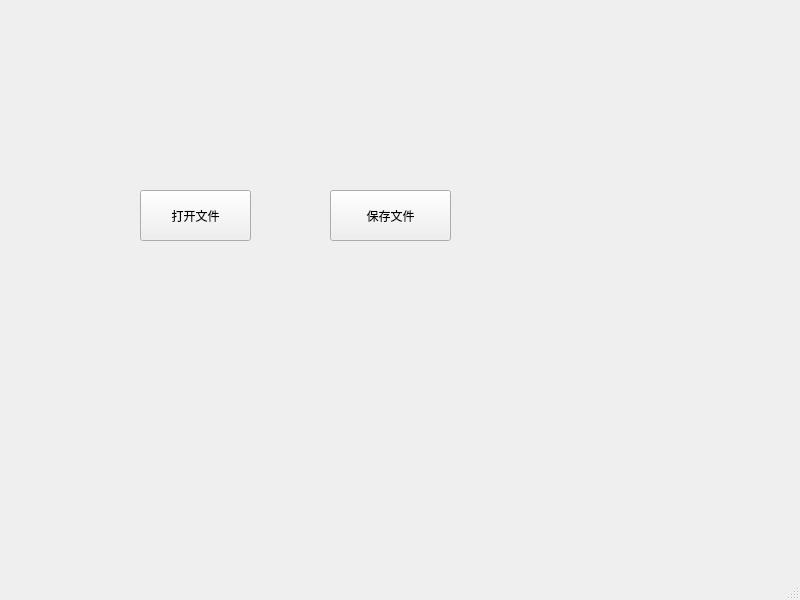
<?xml version="1.0" encoding="UTF-8"?>
<ui version="4.0">
 <class>MainWindow</class>
 <widget class="QMainWindow" name="MainWindow">
  <property name="geometry">
   <rect>
    <x>0</x>
    <y>0</y>
    <width>800</width>
    <height>600</height>
   </rect>
  </property>
  <property name="windowTitle">
   <string>MainWindow</string>
  </property>
  <widget class="QWidget" name="centralwidget">
   <widget class="QPushButton" name="pushButton">
    <property name="geometry">
     <rect>
      <x>140</x>
      <y>190</y>
      <width>111</width>
      <height>51</height>
     </rect>
    </property>
    <property name="text">
     <string>打开文件</string>
    </property>
   </widget>
   <widget class="QPushButton" name="pushButton_2">
    <property name="geometry">
     <rect>
      <x>330</x>
      <y>190</y>
      <width>121</width>
      <height>51</height>
     </rect>
    </property>
    <property name="text">
     <string>保存文件</string>
    </property>
   </widget>
  </widget>
  <widget class="QMenuBar" name="menubar">
   <property name="geometry">
    <rect>
     <x>0</x>
     <y>0</y>
     <width>800</width>
     <height>22</height>
    </rect>
   </property>
  </widget>
  <widget class="QStatusBar" name="statusbar"/>
 </widget>
 <resources/>
 <connections/>
</ui>
